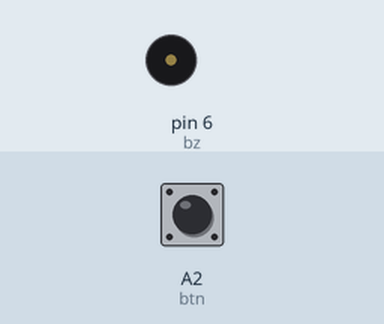
A sketch run on a simulated Arduino Nano, built with avr-gcc and run on an emulated ATmega328P. Shown: buzzer (waves = sounding). The inputs (shaded band) are chosen by the test bench; at power-on: A2 (btn) HIGH.

Above: at 1.2 s.
1.3 s: A2 (btn) pulled LOW for 0.15 s
At 1.55 s:
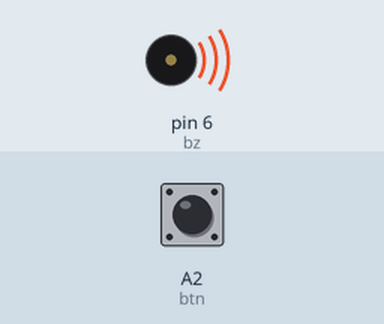
4.4 s: A2 (btn) pulled LOW for 1 s
At 8.1 s:
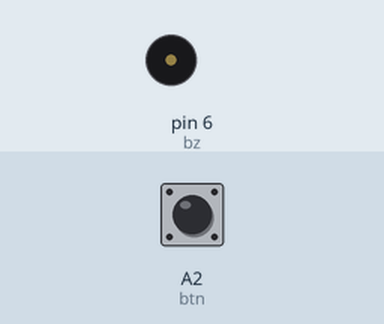
8.4 s: A2 (btn) pulled LOW for 3.2 s
At 9.55 s:
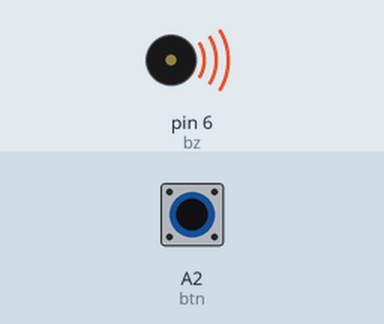
Timing chart, 0 to 13.3 s (numbered marks = the images above; inputs shaded):
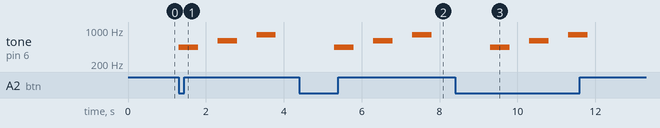

The sketch:

sketch.ino
```cpp
#define btn A2
#define bz 6
void setup() {
  // put your setup code here, to run once:
  pinMode(bz, OUTPUT);
  pinMode(btn, INPUT_PULLUP);
}

void loop() {
  // put your main code here, to run repeatedly:
  if( digitalRead(btn) == LOW ){
    // work with tone 440 for 500ms
    tone(bz, 440, 500);
    delay(1000);  // استنى ثانية

    // نغمة 600Hz
    tone(bz, 600, 500);
    delay(1000);

    // نغمة 800Hz
    tone(bz, 800, 500);
    delay(1000);

    // وقف البازر
    noTone(bz);
    delay(1000);
  }
}
```

Measured:
- after the input at 1.3 s, tone on pin 6 (bz): plays 440 Hz for 0.50 s, 600 Hz for 0.50 s, 800 Hz for 0.50 s, starting at once
- after the input at 4.4 s, tone on pin 6 (bz): plays 440 Hz for 0.50 s, 600 Hz for 0.50 s, 800 Hz for 0.50 s, starting after 0.90 s
- after the input at 8.4 s, tone on pin 6 (bz): plays 440 Hz for 0.50 s, 600 Hz for 0.50 s, 800 Hz for 0.50 s, starting after 0.90 s
